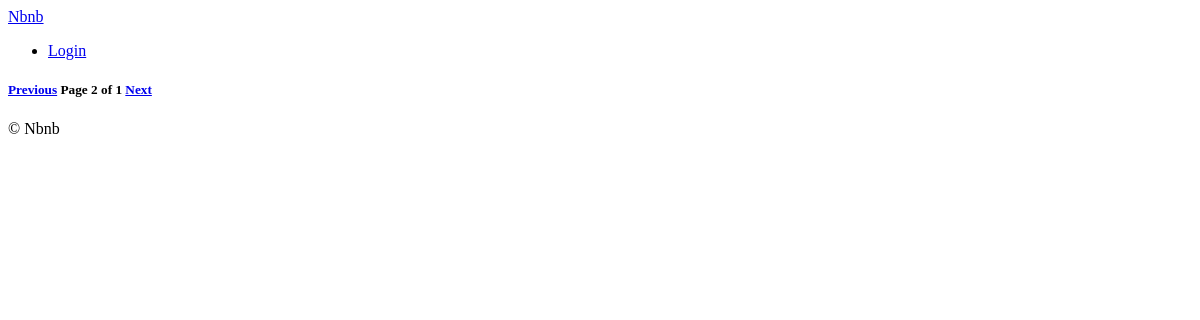
The app's page /?page=2, older data.
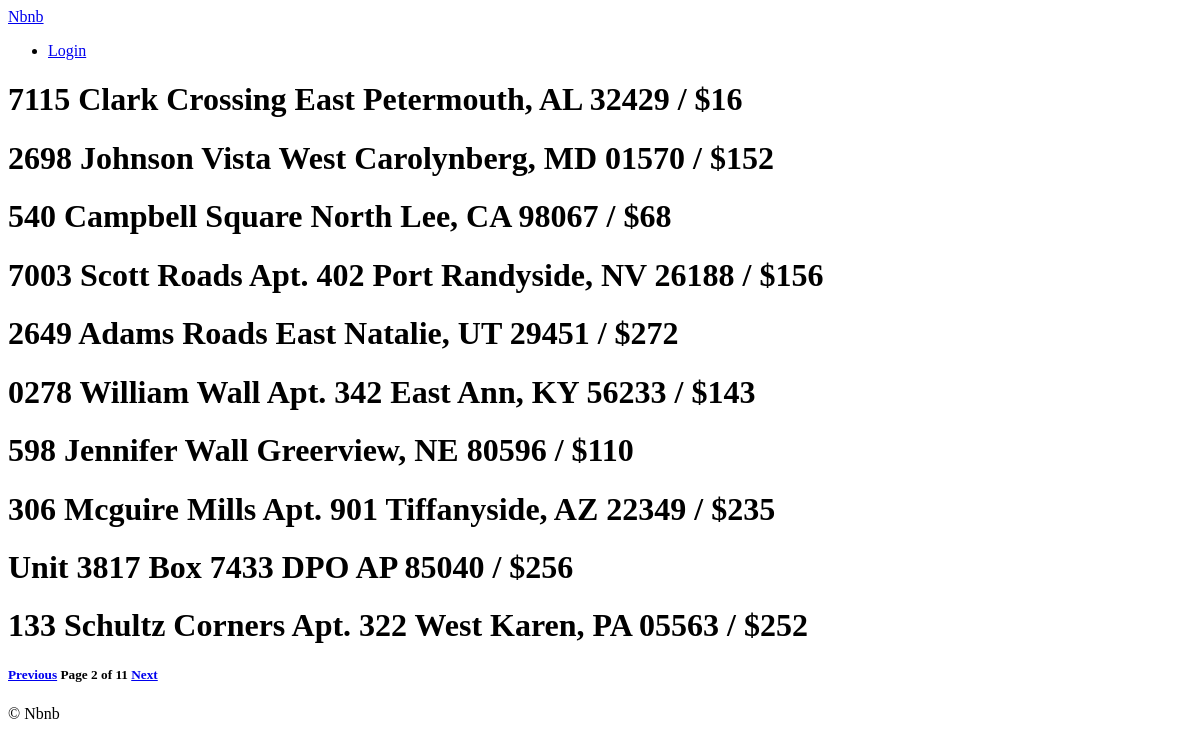
The same page, newer data.
### rooms/models.py (models this page shows, shortened)
class Room(core_models.TimeStampedModel):
    name = models.CharField(max_length=140)
    description = models.TextField()
    country = CountryField()
    city = models.CharField(max_length=80)
    price = models.IntegerField()
    address = models.CharField(max_length=140)
    guests = models.IntegerField()
    beds = models.IntegerField()
    bedrooms = models.IntegerField()
    baths = models.IntegerField()
    check_in = models.TimeField()
    check_out = models.TimeField()
    instant_book = models.BooleanField(default=False)
    host = models.ForeignKey(
        "users.User", related_name="rooms", on_delete=models.CASCADE
    )
    room_type = models.ForeignKey(
        "RoomType", related_name="rooms", on_delete=models.SET_NULL, null=True
    )
    amenities = models.ManyToManyField("Amenity", related_name="rooms", blank=True)
    facilities = models.ManyToManyField("Facility", related_name="rooms", blank=True)
    house_rules = models.ManyToManyField("HouseRule", related_name="rooms", blank=True)

### rooms/views.py (the view)
# urls.py: urlpatterns = [path("", room_views.all_rooms, name="home")]
def all_rooms(request):
    page = int(request.GET.get("page", 1))
    page = int(page or 1)
    page_size = 10
    limit = page_size * page
    offset = limit - page_size
    all_rooms = models.Room.objects.all()[offset:limit]
    page_count = ceil(models.Room.objects.count() / page_size)
    return render(
        request,
        "rooms/home.html",
        context={
            "rooms": all_rooms,
            "page": page,
            "page_count": page_count,
            "page_range": range(1, page_count),
        },
    )

### templates/rooms/home.html (shortened to what this page needs)
{% extends "base.html" %}
{% block content %}
    {% for room in rooms %}
        <h1>{{room.name}} / ${{room.price}}</h1>
    {% endfor %}
    <h5>
    {% if page is not 1 %}
        <a href="?page={{page|add:-1}}">Previous</a>
    {% endif %}
    {% if not page == page_count %}
    Page {{page}} of {{page_count}}
    <a href="?page={{page|add:+1}}">Next</a>
    {% endif %}
    </h5>
{% endblock content %}

Row changes from the older to the newer data that the page shows:
added Room: name "7115 Clark Crossing East Petermouth, AL 32429", price "16"
added Room: name "2698 Johnson Vista West Carolynberg, MD 01570", price "152"
added Room: name "540 Campbell Square North Lee, CA 98067", price "68"
added Room: name "7003 Scott Roads Apt. 402 Port Randyside, NV 26188", price "156"
added Room: name "2649 Adams Roads East Natalie, UT 29451", price "272"
added Room: name "0278 William Wall Apt. 342 East Ann, KY 56233", price "143"
added Room: name "598 Jennifer Wall Greerview, NE 80596", price "110"
added Room: name "306 Mcguire Mills Apt. 901 Tiffanyside, AZ 22349", price "235"
added Room: name "Unit 3817 Box 7433 DPO AP 85040", price "256"
added Room: name "133 Schultz Corners Apt. 322 West Karen, PA 05563", price "252"
Text that changed along with them:
{{ page_count }}: "1" → "11"
